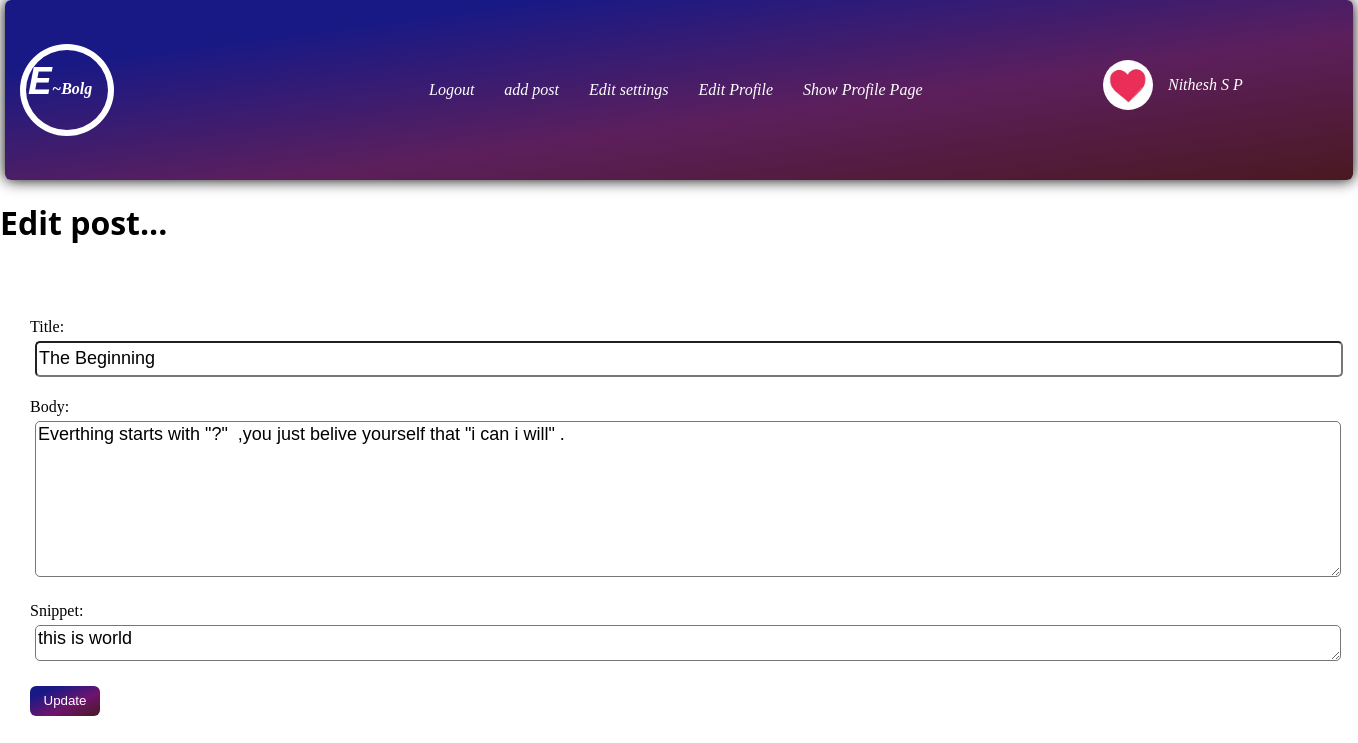
Page /post/edit/1 (signed in) on the committed database.
### myeleblog/models.py (models this page shows, shortened)
class Profile(models.Model):
    user = models.OneToOneField(User,null=True,on_delete=models.CASCADE)
    bio = models.TextField()
    profile_pic = models.ImageField(blank=True, null=True, upload_to='images/profile/')
    website_url = models.CharField(max_length=200,null=True,blank=True,default=None)
    whatsapp_url = models.CharField(max_length=200,null=True,blank=True,default=None)
    facebook_url = models.CharField(max_length=200,null=True,blank=True,default=None)
    insta_url = models.CharField(max_length=200,null=True,blank=True,default=None)
    twitter_url = models.CharField(max_length=200,null=True,blank=True,default=None)

class Post(models.Model):
    title = models.CharField(max_length=200)
    header_image = models.ImageField(blank=True, null=True,upload_to='images/')
    title_tag = models.CharField(max_length=200,default="blog.god")
    author = models.ForeignKey(User, on_delete=models.CASCADE)
    body = models.TextField()
    post_date = models.DateField(auto_now_add=True)
    snippet =models.CharField(max_length=200,default="this is world")
    likes = models.ManyToManyField(User,related_name='blog_post')

### myeleblog/views.py (the view)
# urls.py: path('post/edit/<int:pk>',views.UpdatePostview.as_view(),name='post_edit'),
class UpdatePostview(UpdateView):
    model = Post
    form_class = EditForm
    template_name = 'update_post.html'

### myeleblog/forms.py
class EditForm(forms.ModelForm):
    class Meta:
        model = Post
        fields = ('title','body','snippet')
        widgets = {
            'title':forms.TextInput(attrs={'class':'form-control'}),
            'body':forms.Textarea(attrs={'class':'form-control1'}),
            'snippet':forms.Textarea(attrs={'class':'form-control'}),
        }

### myeleblog/templates/update_post.html (shortened to what this page needs)
<!DOCTYPE html>
<html lang="en">
<head>
</head>
<body>
    {% extends 'base.html' %}
    {% block content %}
    <h1 class="title-family">Edit post...</h1>
    <br>
    <br>
    {% if user.is_authenticated %}
      {% if post.author.id == user.id %}
       <div class="form-group1">
          <form action="" method="POST">
            {{ form.as_p  }}
            <button style="background:linear-gradient(to right bottom ,rgb(25, 25, 133)20%,rgb(110, 20, 110),rgb(73, 25, 33)); height: 30px; width: 70px; border: 0; border-radius: 6px; color: white;">Update</button>
         </form>
       </div>
      {% else %}
        you're not allowed here..
      {% endif %}
    {% else %}
    your not able edit this
    {% endif %}
    {% endblock content %}

### myeleblog/templates/base.html (shortened to what this page needs)
<!DOCTYPE html>
<html lang="en">
<head>
    {% load static %}
    <link rel="stylesheet" href="{% static 'myeleblog/css/design.css' %}">
</head>
<body>
    <div class="header">
        <div class="outter-circle"><a href="{% url 'home' %}"><h1><span style="font-size: 40px; margin-left: 2px; font-family:  monospace; font-style:italic;">E</span>~Bolg</h1></a></div>
        {% if user.is_authenticated %}
            <a class="header-nav1" href="{% url 'logout' %}">Logout</a>
         {% if user.profile.id %}
            <a class="header-nav" href="{% url 'add_post' %}">add post</a>
            <a class="header-nav" href="{% url 'edit_settings'  %}">Edit settings</a>
            <a class="header-nav" href="{% url 'edit_profile' user.profile.id %}">Edit Profile</a>
            <a class="header-nav" href="{% url 'show_profile' user.profile.id %}">Show Profile Page</a>
         {% else %}
            <a class="header-nav" href="{% url 'create_profile' %}">Create Profile</a>
         {% endif %}
         <div class="header-user-info">
         {% if user.profile.profile_pic %}
         <img  class="header-user-info1"  src="{{ user.profile.profile_pic.url }}" alt="" width="50px" height="50px" style="border-radius: 50%;">
         {% else %}
        <img class="header-user-info1" src="{% static 'myeleblog/images/default_person.jpg' %}" alt=""  width="50px" height="50px"  style="border-radius: 50%;">
          {% endif %}
        <i><p class="header-user-info1" >{{ user.first_name }} {{user.last_name}}</p></i>
      </div>
         {% else %}
         <a class="header-nav1" href="{% url 'register' %}">Register</a>
         <a class="header-nav" href="{% url 'login' %}">Login</a>
       {% endif %}
    </div>
         {% block content  %}
         {% endblock content %}
</body>
</html>

### static/myeleblog/css/design.css (style rules this page uses)
body { padding: 0; margin: 0; }
.header { height: 180px; font-family: Georgia, 'Times New Roman', Times, serif; font-style: italic; margin-left: 5px; margin-right: 5px; border-radius: 6px; background:linear-gradient(to right bottom ,rgb(25, 25, 133)20%,rgb(92, 31, 92),rgb(73, 25, 33)); display: flex; align-items: center; box-shadow: 0 0 15px; }
.outter-circle { margin:15px ; height: 80px; width: 82px; border-radius: 50%; border: 6px solid white; display: inline-flex; }
.outter-circle a { color: white; text-decoration: none; font-size: 8px; text-align: center; }
.header-nav1 { text-decoration: none; color: white; margin-left: 300px; display: inline-flex; }
.header-nav { text-decoration: none; color: white; margin-left: 30px; display: inline-flex; }
.header-user-info { height:60px; width: 260px; position: absolute; right: 10px; margin-left: 30px; display: flex; }
.header-user-info1 { margin-left: 15px; color: #fff; }
.title-family { font-family:'Segoe UI', Tahoma, Geneva, Verdana, sans-serif ; }
a { text-decoration: none; }
.form-group1 { height: 300px; width: 1300px; margin-left: 30px; }
.form-control { height: 30px; width: 1300px; border-radius: 5px; margin: 5px; font-size: large; font-weight:normal; font-family: Arial, "Helvetica Neue", Helvetica, sans-serif; }
.form-control1 { height: 150px; border-radius: 5px; width: 1300px; font-size: large; font-weight:normal; font-family: Arial, "Helvetica Neue", Helvetica, sans-serif; margin: 5px; }

### rows in the picture
Post: title "The Beginning", body "Everthing starts with \"?\" ,you just belive yourself that \"i can i will\" .", snippet "this is world"

### other values in the picture
{{ user.first_name }} "Nithesh"
{{ user.last_name }} "S P"
